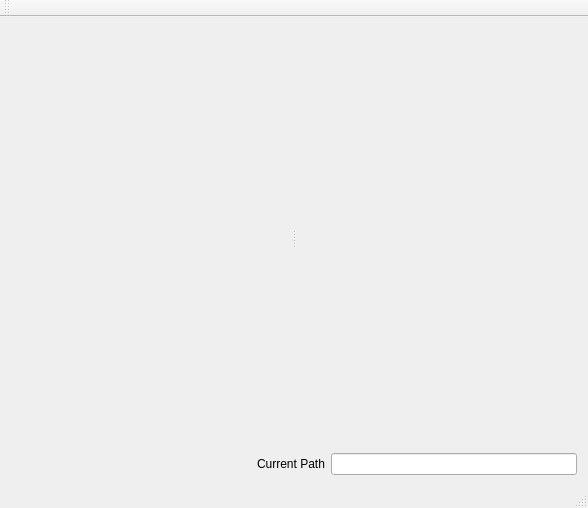
<?xml version="1.0" encoding="UTF-8"?>
<ui version="4.0">
 <class>MainWindow</class>
 <widget class="QMainWindow" name="MainWindow">
  <property name="geometry">
   <rect>
    <x>0</x>
    <y>0</y>
    <width>588</width>
    <height>508</height>
   </rect>
  </property>
  <property name="windowTitle">
   <string>File Browser</string>
  </property>
  <widget class="QWidget" name="centralWidget">
   <layout class="QVBoxLayout" name="verticalLayout">
    <item>
     <widget class="QSplitter" name="splitter">
      <property name="orientation">
       <enum>Qt::Horizontal</enum>
      </property>
      <widget class="BrowserWidget" name="leftBrowser" native="true"/>
      <widget class="BrowserWidget" name="rightBrowser" native="true"/>
     </widget>
    </item>
    <item>
     <layout class="QHBoxLayout" name="horizontalLayout">
      <item>
       <spacer name="horizontalSpacer">
        <property name="orientation">
         <enum>Qt::Horizontal</enum>
        </property>
        <property name="sizeHint" stdset="0">
         <size>
          <width>40</width>
          <height>20</height>
         </size>
        </property>
       </spacer>
      </item>
      <item>
       <widget class="QLabel" name="currentPath">
        <property name="text">
         <string>Current Path</string>
        </property>
       </widget>
      </item>
      <item>
       <widget class="QLineEdit" name="commandEdit"/>
      </item>
     </layout>
    </item>
   </layout>
  </widget>
  <widget class="QMenuBar" name="menuBar">
   <property name="geometry">
    <rect>
     <x>0</x>
     <y>0</y>
     <width>588</width>
     <height>20</height>
    </rect>
   </property>
  </widget>
  <widget class="QToolBar" name="mainToolBar">
   <attribute name="toolBarArea">
    <enum>TopToolBarArea</enum>
   </attribute>
   <attribute name="toolBarBreak">
    <bool>false</bool>
   </attribute>
  </widget>
  <widget class="QStatusBar" name="statusBar"/>
 </widget>
 <layoutdefault spacing="6" margin="11"/>
 <customwidgets>
  <customwidget>
   <class>BrowserWidget</class>
   <extends>QWidget</extends>
   <header>browserwidget.h</header>
   <container>1</container>
  </customwidget>
 </customwidgets>
 <resources/>
 <connections/>
</ui>
